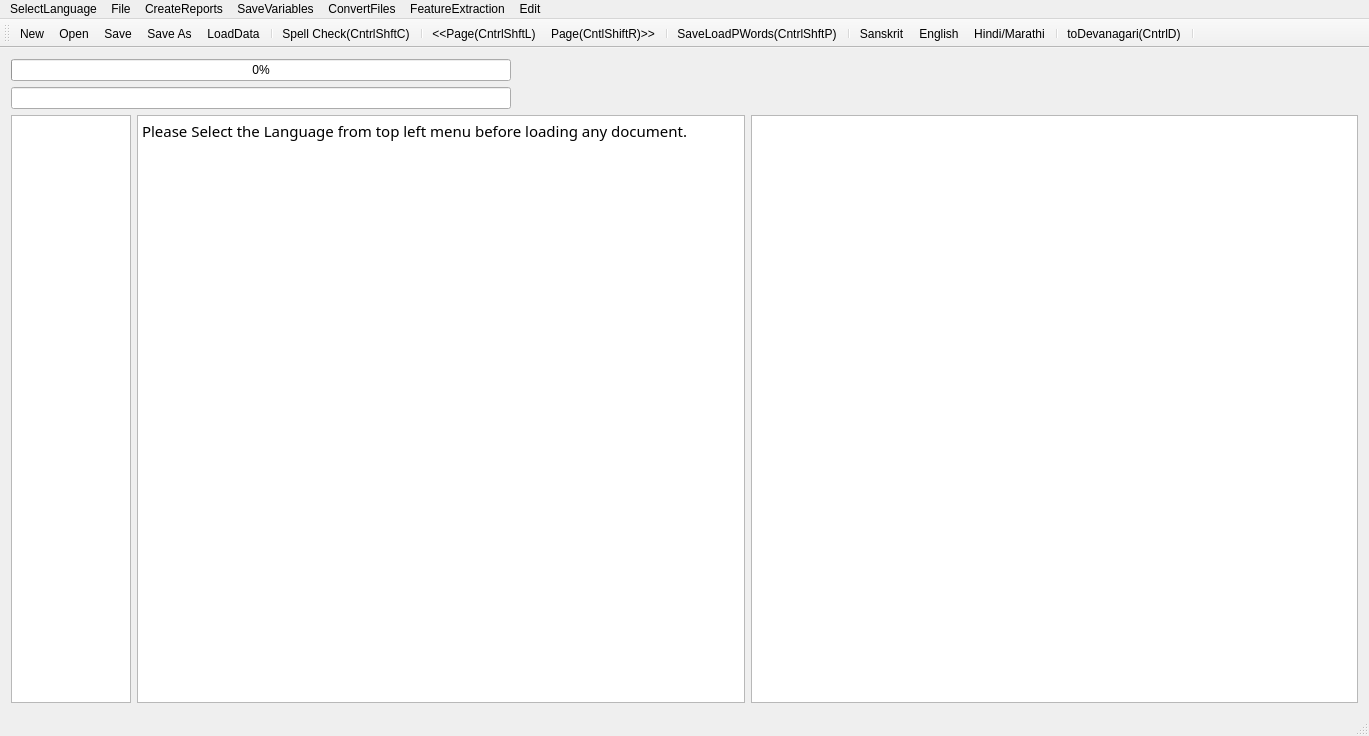
<?xml version="1.0" encoding="UTF-8"?>
<ui version="4.0">
 <class>MainWindow</class>
 <widget class="QMainWindow" name="MainWindow">
  <property name="geometry">
   <rect>
    <x>0</x>
    <y>0</y>
    <width>1369</width>
    <height>736</height>
   </rect>
  </property>
  <property name="mouseTracking">
   <bool>true</bool>
  </property>
  <property name="windowTitle">
   <string>MainWindow</string>
  </property>
  <widget class="QWidget" name="centralWidget">
   <layout class="QVBoxLayout" name="verticalLayout">
    <item>
     <widget class="QProgressBar" name="progressBar">
      <property name="maximumSize">
       <size>
        <width>500</width>
        <height>16777215</height>
       </size>
      </property>
      <property name="value">
       <number>0</number>
      </property>
      <property name="alignment">
       <set>Qt::AlignRight|Qt::AlignTrailing|Qt::AlignVCenter</set>
      </property>
     </widget>
    </item>
    <item>
     <widget class="QLineEdit" name="lineEdit">
      <property name="maximumSize">
       <size>
        <width>500</width>
        <height>16777215</height>
       </size>
      </property>
     </widget>
    </item>
    <item>
     <layout class="QHBoxLayout" name="horizontalLayout">
      <item>
       <widget class="QTextEdit" name="textEdit">
        <property name="maximumSize">
         <size>
          <width>120</width>
          <height>16777215</height>
         </size>
        </property>
        <property name="font">
         <font>
          <family>FreeSans</family>
          <italic>true</italic>
         </font>
        </property>
        <property name="sizeAdjustPolicy">
         <enum>QAbstractScrollArea::AdjustToContents</enum>
        </property>
        <property name="readOnly">
         <bool>true</bool>
        </property>
       </widget>
      </item>
      <item>
       <widget class="QTextBrowser" name="textBrowser">
        <property name="font">
         <font>
          <family>Shobhika</family>
          <pointsize>16</pointsize>
          <italic>false</italic>
         </font>
        </property>
        <property name="mouseTracking">
         <bool>true</bool>
        </property>
        <property name="sizeAdjustPolicy">
         <enum>QAbstractScrollArea::AdjustToContents</enum>
        </property>
        <property name="undoRedoEnabled">
         <bool>true</bool>
        </property>
        <property name="readOnly">
         <bool>false</bool>
        </property>
        <property name="html">
         <string>&lt;!DOCTYPE HTML PUBLIC &quot;-//W3C//DTD HTML 4.0//EN&quot; &quot;http://www.w3.org/TR/REC-html40/strict.dtd&quot;&gt;
&lt;html&gt;&lt;head&gt;&lt;meta name=&quot;qrichtext&quot; content=&quot;1&quot; /&gt;&lt;style type=&quot;text/css&quot;&gt;
p, li { white-space: pre-wrap; }
&lt;/style&gt;&lt;/head&gt;&lt;body style=&quot; font-family:'Shobhika'; font-size:16pt; font-weight:400; font-style:normal;&quot;&gt;
&lt;p style=&quot; margin-top:0px; margin-bottom:0px; margin-left:0px; margin-right:0px; -qt-block-indent:0; text-indent:0px;&quot;&gt;&lt;span style=&quot; font-family:'Ubuntu'; font-size:11pt;&quot;&gt;Please Select the Language from top left menu before loading any document.&lt;/span&gt;&lt;/p&gt;&lt;/body&gt;&lt;/html&gt;</string>
        </property>
        <property name="acceptRichText">
         <bool>true</bool>
        </property>
        <property name="textInteractionFlags">
         <set>Qt::LinksAccessibleByKeyboard|Qt::LinksAccessibleByMouse|Qt::TextBrowserInteraction|Qt::TextEditable|Qt::TextEditorInteraction|Qt::TextSelectableByKeyboard|Qt::TextSelectableByMouse</set>
        </property>
       </widget>
      </item>
      <item>
       <widget class="QGraphicsView" name="graphicsView">
        <property name="sizeAdjustPolicy">
         <enum>QAbstractScrollArea::AdjustIgnored</enum>
        </property>
        <property name="alignment">
         <set>Qt::AlignCenter</set>
        </property>
        <property name="renderHints">
         <set>QPainter::NonCosmeticDefaultPen</set>
        </property>
        <property name="dragMode">
         <enum>QGraphicsView::ScrollHandDrag</enum>
        </property>
        <property name="transformationAnchor">
         <enum>QGraphicsView::AnchorViewCenter</enum>
        </property>
        <property name="resizeAnchor">
         <enum>QGraphicsView::AnchorViewCenter</enum>
        </property>
       </widget>
      </item>
     </layout>
    </item>
   </layout>
   <zorder>lineEdit</zorder>
   <zorder>progressBar</zorder>
  </widget>
  <widget class="QMenuBar" name="menuBar">
   <property name="geometry">
    <rect>
     <x>0</x>
     <y>0</y>
     <width>1369</width>
     <height>22</height>
    </rect>
   </property>
   <widget class="QMenu" name="menuOCR_Correction_Window">
    <property name="title">
     <string>File</string>
    </property>
    <addaction name="actionNew"/>
    <addaction name="actionOpen"/>
    <addaction name="actionSave"/>
    <addaction name="actionSave_As"/>
    <addaction name="actionSpell_Check"/>
    <addaction name="actionLoad_Next_Page"/>
    <addaction name="actionLoad_Prev_Page"/>
    <addaction name="separator"/>
    <addaction name="actionLoadGDocPage"/>
    <addaction name="actionToDevanagari"/>
    <addaction name="actionLoadData"/>
    <addaction name="actionLoadDict"/>
    <addaction name="actionLoadOCRWords"/>
    <addaction name="actionLoadDomain"/>
    <addaction name="actionLoadSubPS"/>
    <addaction name="actionLoadConfusions"/>
    <addaction name="actionSugg"/>
    <addaction name="actionToSlp1"/>
   </widget>
   <widget class="QMenu" name="menuCreateReports">
    <property name="title">
     <string>CreateReports</string>
    </property>
    <addaction name="actionCreateBest2OCR"/>
    <addaction name="actionCreateSuggestionLog"/>
    <addaction name="actionCreateSuggestionLogNearestPriority"/>
    <addaction name="actionErrorDetectionRep"/>
    <addaction name="actionErrorDetectWithoutAdaptation"/>
    <addaction name="actionErrorDetectionRepUniq"/>
   </widget>
   <widget class="QMenu" name="menuSaveVariables">
    <property name="title">
     <string>SaveVariables</string>
    </property>
    <addaction name="actionCPair"/>
    <addaction name="actionPrimarySecOCRPair"/>
    <addaction name="actionCPairIEROcrVsCorrect"/>
    <addaction name="actionCPairGEROcrVsCorrect"/>
   </widget>
   <widget class="QMenu" name="menuConvertFiles">
    <property name="title">
     <string>ConvertFiles</string>
    </property>
    <addaction name="actionToSlp1_2"/>
    <addaction name="actionToDev"/>
    <addaction name="actionExtractDev"/>
    <addaction name="actionEditDistRep"/>
    <addaction name="actionConfusionFreqHist"/>
    <addaction name="actionFilterOutGT50EditDisPairs"/>
   </widget>
   <widget class="QMenu" name="menuFeatureExtraction">
    <property name="title">
     <string>FeatureExtraction</string>
    </property>
    <addaction name="actionPrepareFeatures"/>
   </widget>
   <widget class="QMenu" name="menuSelectLanguage">
    <property name="title">
     <string>SelectLanguage</string>
    </property>
    <addaction name="actionSanskrit"/>
    <addaction name="actionHindi"/>
    <addaction name="actionEnglish"/>
   </widget>
   <widget class="QMenu" name="menuEdit">
    <property name="title">
     <string>Edit</string>
    </property>
    <addaction name="actionBold"/>
    <addaction name="actionUnBold"/>
    <addaction name="actionSuperscript"/>
    <addaction name="actionSubscript"/>
   </widget>
   <addaction name="menuSelectLanguage"/>
   <addaction name="menuOCR_Correction_Window"/>
   <addaction name="menuCreateReports"/>
   <addaction name="menuSaveVariables"/>
   <addaction name="menuConvertFiles"/>
   <addaction name="menuFeatureExtraction"/>
   <addaction name="menuEdit"/>
  </widget>
  <widget class="QToolBar" name="mainToolBar">
   <attribute name="toolBarArea">
    <enum>TopToolBarArea</enum>
   </attribute>
   <attribute name="toolBarBreak">
    <bool>false</bool>
   </attribute>
   <addaction name="actionNew"/>
   <addaction name="actionOpen"/>
   <addaction name="actionSave"/>
   <addaction name="actionSave_As"/>
   <addaction name="actionLoadData"/>
   <addaction name="separator"/>
   <addaction name="actionSpell_Check"/>
   <addaction name="separator"/>
   <addaction name="actionLoad_Prev_Page"/>
   <addaction name="actionLoad_Next_Page"/>
   <addaction name="separator"/>
   <addaction name="actionLoadGDocPage"/>
   <addaction name="separator"/>
   <addaction name="actionSanskrit"/>
   <addaction name="actionEnglish"/>
   <addaction name="actionHindi"/>
   <addaction name="separator"/>
   <addaction name="actionToDevanagari"/>
   <addaction name="separator"/>
  </widget>
  <widget class="QStatusBar" name="statusBar"/>
  <action name="actionOpen">
   <property name="icon">
    <iconset resource="AppResources.qrc">
     <normaloff>:/Images/open.png</normaloff>:/Images/open.png</iconset>
   </property>
   <property name="text">
    <string>Open</string>
   </property>
   <property name="shortcut">
    <string>Ctrl+O</string>
   </property>
  </action>
  <action name="actionSave">
   <property name="icon">
    <iconset resource="AppResources.qrc">
     <normaloff>:/Images/save.png</normaloff>:/Images/save.png</iconset>
   </property>
   <property name="text">
    <string>Save</string>
   </property>
   <property name="shortcut">
    <string>Ctrl+S</string>
   </property>
  </action>
  <action name="actionSave_As">
   <property name="icon">
    <iconset resource="AppResources.qrc">
     <normaloff>:/Images/save-as.png</normaloff>:/Images/save-as.png</iconset>
   </property>
   <property name="text">
    <string>Save As</string>
   </property>
   <property name="shortcut">
    <string>Ctrl+Shift+S</string>
   </property>
  </action>
  <action name="actionNew">
   <property name="icon">
    <iconset resource="AppResources.qrc">
     <normaloff>:/Images/New.png</normaloff>:/Images/New.png</iconset>
   </property>
   <property name="text">
    <string>New</string>
   </property>
   <property name="shortcut">
    <string>Ctrl+N</string>
   </property>
  </action>
  <action name="actionSpell_Check">
   <property name="text">
    <string>Spell Check(CntrlShftC)</string>
   </property>
   <property name="shortcut">
    <string>Ctrl+Shift+C</string>
   </property>
  </action>
  <action name="actionLoad_Next_Page">
   <property name="text">
    <string>Page(CntlShiftR)&gt;&gt;</string>
   </property>
   <property name="toolTip">
    <string>Page(CntlShiftR)&gt;&gt;</string>
   </property>
   <property name="shortcut">
    <string>Ctrl+Shift+R</string>
   </property>
  </action>
  <action name="actionLoad_Prev_Page">
   <property name="text">
    <string>&lt;&lt;Page(CntrlShftL)</string>
   </property>
   <property name="toolTip">
    <string>&lt;&lt;Page(CntrlShftL)</string>
   </property>
   <property name="shortcut">
    <string>Ctrl+Shift+L</string>
   </property>
  </action>
  <action name="actionLoadGDocPage">
   <property name="text">
    <string>Save&amp;LoadPWords(CntrlShftP)</string>
   </property>
   <property name="shortcut">
    <string>Ctrl+Shift+P</string>
   </property>
  </action>
  <action name="actionToDevanagari">
   <property name="text">
    <string>toDevanagari(CntrlD)</string>
   </property>
   <property name="shortcut">
    <string>Ctrl+D</string>
   </property>
  </action>
  <action name="actionLoadData">
   <property name="text">
    <string>LoadData</string>
   </property>
  </action>
  <action name="actionLoadDict">
   <property name="text">
    <string>LoadDict</string>
   </property>
  </action>
  <action name="actionLoadOCRWords">
   <property name="text">
    <string>LoadOCRWords</string>
   </property>
  </action>
  <action name="actionLoadDomain">
   <property name="text">
    <string>LoadDomain</string>
   </property>
  </action>
  <action name="actionLoadSubPS">
   <property name="text">
    <string>LoadSubPS</string>
   </property>
  </action>
  <action name="actionLoadConfusions">
   <property name="text">
    <string>LoadConfusions</string>
   </property>
  </action>
  <action name="actionSugg">
   <property name="text">
    <string>sugg</string>
   </property>
   <property name="shortcut">
    <string>Menu</string>
   </property>
  </action>
  <action name="actionCreateBest2OCR">
   <property name="text">
    <string>CreateBest2OCR</string>
   </property>
  </action>
  <action name="actionToSlp1">
   <property name="text">
    <string>toSlp1</string>
   </property>
   <property name="shortcut">
    <string>Ctrl+G</string>
   </property>
  </action>
  <action name="actionCreateSuggestionLog">
   <property name="text">
    <string>CreateSuggestionLog</string>
   </property>
  </action>
  <action name="actionCreateSuggestionLogNearestPriority">
   <property name="text">
    <string>CreateSuggestionLogNearestPriority</string>
   </property>
  </action>
  <action name="actionErrorDetectionRep">
   <property name="text">
    <string>ErrorDetectionRep</string>
   </property>
  </action>
  <action name="actionErrorDetectWithoutAdaptation">
   <property name="text">
    <string>ErrorDetectWithoutAdaptation</string>
   </property>
  </action>
  <action name="actionCPair">
   <property name="text">
    <string>CPair</string>
   </property>
  </action>
  <action name="actionToSlp1_2">
   <property name="text">
    <string>toSlp1</string>
   </property>
  </action>
  <action name="actionToDev">
   <property name="text">
    <string>toDev</string>
   </property>
  </action>
  <action name="actionExtractDev">
   <property name="text">
    <string>ExtractDevWords</string>
   </property>
   <property name="toolTip">
    <string>ExtractDevWords</string>
   </property>
  </action>
  <action name="actionPrimarySecOCRPair">
   <property name="text">
    <string>PrimarySecOCRPairs</string>
   </property>
  </action>
  <action name="actionCPairIEROcrVsCorrect">
   <property name="text">
    <string>CPairIEROcrVsCorrect</string>
   </property>
  </action>
  <action name="actionEditDistRep">
   <property name="text">
    <string>EditDistRep</string>
   </property>
  </action>
  <action name="actionConfusionFreqHist">
   <property name="text">
    <string>ConfusionFreqHist</string>
   </property>
  </action>
  <action name="actionCPairGEROcrVsCorrect">
   <property name="text">
    <string>CPairGEROcrVsCorrect</string>
   </property>
  </action>
  <action name="actionFilterOutGT50EditDisPairs">
   <property name="text">
    <string>FilterOutGT50EditDisPairs</string>
   </property>
  </action>
  <action name="actionPrepareFeatures">
   <property name="text">
    <string>PrepareFeatures</string>
   </property>
  </action>
  <action name="actionErrorDetectionRepUniq">
   <property name="text">
    <string>ErrorSuggRepUniq</string>
   </property>
  </action>
  <action name="actionSanskrit">
   <property name="text">
    <string>Sanskrit</string>
   </property>
  </action>
  <action name="actionHindi">
   <property name="text">
    <string>Hindi/Marathi</string>
   </property>
  </action>
  <action name="actionEnglish">
   <property name="text">
    <string>English</string>
   </property>
   <property name="toolTip">
    <string>English</string>
   </property>
  </action>
  <action name="actionBold">
   <property name="text">
    <string>Bold</string>
   </property>
  </action>
  <action name="actionUnBold">
   <property name="text">
    <string>UnBold</string>
   </property>
  </action>
  <action name="actionSuperscript">
   <property name="text">
    <string>Superscript</string>
   </property>
  </action>
  <action name="actionSubscript">
   <property name="text">
    <string>Subscript</string>
   </property>
  </action>
 </widget>
 <layoutdefault spacing="6" margin="11"/>
 <tabstops>
  <tabstop>textBrowser</tabstop>
  <tabstop>graphicsView</tabstop>
 </tabstops>
 <resources>
  <include location="AppResources.qrc"/>
 </resources>
 <connections/>
</ui>
